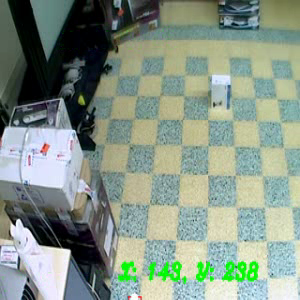
#> input picture frame 9 of output_car.avi, 300 x 300 px, given in place of car-overhead-1.avi, which was not available
$ python 'New Text Document.py'
#> lines starting #> are read from the running program, lines starting #| are printed output that depends on the picture; after the words box and inside, x2 and y2 are one past the last pixel; in counts of white or black regions, pixels touching at a corner belong together; pictures that were not available may be replaced by others from this repository, and a replacement may not be noted

import cv2
import numpy

def main():
#Captured the video file using the video capture , we can also use webcam for real time object tracking


    # Capturing the video file using video capture
    video_file = cv2.VideoCapture('car-overhead-1.avi');

    #reading the estimated area size to be tracked
    templte_image = cv2.imread('temp.jpg');
    #converting the image to numpy array
    image_numpy = numpy.array(templte_image);
    # Background sub. Helps us to remove existing backgroung from the image which helps us to get the moving foreground easily from the background.

    #to write the video as output file
    fourcc = cv2.VideoWriter_fourcc(*'XVID')

    #generate createBackgroundSubtractorMOG2 from last 700 frames
    back_sub = cv2.createBackgroundSubtractorMOG2(history=750,varThreshold=20, detectShadows=True)

    #creating kerel and gen_kernel can be used to squeeze the dimensions
    gen_kernel = numpy.ones((20,20),numpy.uint8)
    # Next we used numpy.ones() to squeez or modify the existing dimensions and return a new array

    output_car = cv2.VideoWriter('output_car.avi', fourcc, 20.0, (300,300))
    while(True):

        #capturing the video's each display_frame
        return_vid, display_frame = video_file.read()
#> display_frame is the input picture: shape (300, 300, 3); mean B, G, R 135.3, 149.1, 134

        # Tracked each frame of video


        #deduce foreground mask using each display_frame
        foreground_mask = back_sub.apply(display_frame)
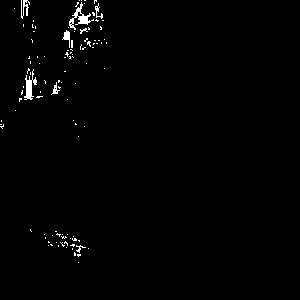
#> foreground_mask: shape (300, 300); values 127 (black) and 255 (white), 1.1% white in thin lines or dots, all inside (x1, y1, x2, y2) = (0, 0, 107, 263)
        # Deduced the foreground from the background


        foreground_mask = cv2.morphologyEx(foreground_mask, cv2.MORPH_CLOSE, gen_kernel)
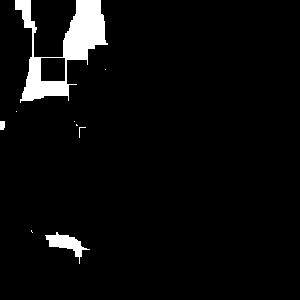
#> foreground_mask: shape (300, 300); values 127 (black) and 255 (white), 4.4% white; 9 white regions (6 under 20 px), largest, box (x1, y1, x2, y2) and area: (15, 0, 108, 103) 3438, (45, 232, 90, 264) 485, (0, 121, 5, 130) 43

       #removing noise
        foreground_mask = cv2.medianBlur(foreground_mask, 5)
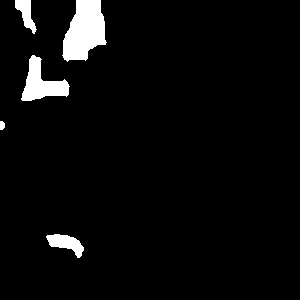
#> foreground_mask: shape (300, 300); values 127 (black) and 255 (white), 4.3% white; 5 white regions, box (x1, y1, x2, y2) and area: (62, 0, 107, 62) 1899, (21, 55, 70, 101) 1072, (46, 234, 84, 258) 468, (15, 0, 37, 34) 357, (0, 121, 5, 130) 39
        # Reduce the noise


        _, foreground_mask = cv2.threshold(foreground_mask,127,255,cv2.THRESH_BINARY)
#> foreground_mask: shape (300, 300); 4.3% white; 5 white regions

        # Find the index of the largest contour and draw bounding box
        foreground_max_border = foreground_mask

        contours, hierarchy = cv2.findContours(foreground_max_border,cv2.RETR_TREE,cv2.CHAIN_APPROX_SIMPLE)[-2:]
#> contours = 5 contours; box (x1, y1, x2, y2) and area: (62, 0, 107, 62) 1810, (21, 55, 70, 101) 992, (46, 234, 84, 258) 422, (15, 0, 37, 34) 312, (0, 121, 5, 130) 28

        areas = [cv2.contourArea(cont_) for cont_ in contours]
#> areas = [422, 28, 992, 1810.5, 312.5]


        #<1 means no countours exsiting in the display_frame
        if len(areas) < 1:

            #Showing resultant display_frame
            cv2.imshow('display_frame',display_frame)


            if cv2.waitKey(1) & 0xFF == ord('e'):
                break


            continue

        else:
            #detecting moving object inside the display_frame.


            if numpy.argmax(areas)>numpy.argmax(templte_image):

                highest_val_index = numpy.argmax(templte_image)
#> highest_val_index = 0
            else:
                highest_val_index = numpy.argmax(areas)
        #for the border around the mmoving object
        # Detected the index of largest moving object (contour) and enclosing it inside the bounding boxes .

        _contours = contours[highest_val_index]
        val_x,val_y,width,height  = cv2.boundingRect(_contours)
#> val_x = 46; val_y = 234; width = 38; height = 24
        cv2.rectangle(display_frame,(val_x,val_y),(val_x+width,val_y+height ),(0,0,2000),1)

        #for centre of the oject existing in the display_frame
        # Retrieve the centre of moving object and coordinates of its centre


        beta_x = val_x + int(width/2)
#> beta_x = 65

        beta_y = val_y + int(height /2)
#> beta_y = 246

        cv2.circle(display_frame,(beta_x,beta_y),4,(255,255,255),-1)
#> display_frame: shape (300, 300, 3); mean B, G, R 135.3, 149.2, 134.4

        #using put text to show the centre of object in side the display_frame
        text = "X: "       + str(beta_x) + ", Y: "           + str(beta_y)
#> text = 'X: 65, Y: 246'
        cv2.putText(display_frame, text, (beta_x - 10, beta_y - 10),
            cv2.FONT_HERSHEY_SCRIPT_COMPLEX, 0.6, (0, 255, 0), 2)
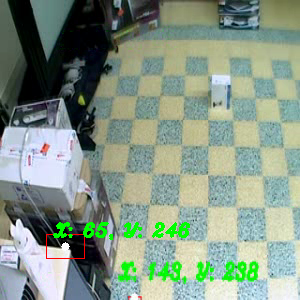
#> display_frame: shape (300, 300, 3); mean B, G, R 134.1, 150.5, 133.1

        if return_vid:
            vidio_output=cv2.resize(display_frame,(300,300))

            output_car.write(vidio_output)

        # showing frames
        cv2.imshow('display_frame',display_frame)

        #exiting the loop after pressing key
        if cv2.waitKey(1) & 0xFF == ord('e'):
#> (key e is pressed here)
            break

    #releasing the output file , releasing the video file , destroy all windows at end of execution
    video_file.release()
    output_car.release()
    cv2.destroyAllWindows()

main()

$ run again, starting later in the video
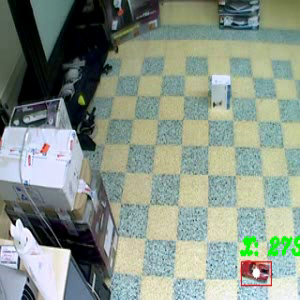
#> input picture frame 43 of output_car.avi, 300 x 300 px, given in place of car-overhead-1.avi, which was not available
#> in main, display_frame is the input picture: shape (300, 300, 3); mean B, G, R 135.6, 147.7, 134.9
#> in main, `foreground_mask = cv2.medianBlur(foreground_mask, 5)`:
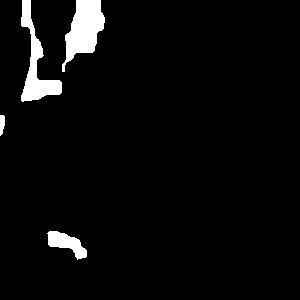
#> foreground_mask: shape (300, 300); values 127 (black) and 255 (white), 4.1% white; 4 white regions, box (x1, y1, x2, y2) and area: (62, 0, 105, 72) 1658, (21, 0, 62, 102) 1411, (47, 231, 87, 260) 572, (0, 115, 5, 136) 84
#> contours = 4 contours; box (x1, y1, x2, y2) and area: (62, 0, 105, 72) 1562, (21, 0, 62, 102) 1276, (47, 231, 87, 260) 520, (0, 115, 5, 136) 62
#> areas = [519.5, 61.5, 1562.5, 1276]
#> highest_val_index = 0
#> val_x = 47; val_y = 231; width = 40; height = 29
#> beta_x = 67
#> beta_y = 245
#> text = 'X: 67, Y: 245'
#> in main, `cv2.putText(display_frame, text, (beta_x - 10, beta_y - 10), cv2.FONT_..`:
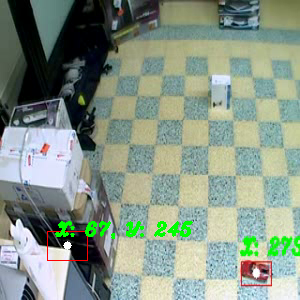
#> display_frame: shape (300, 300, 3); mean B, G, R 134.4, 149, 134.1

$ run again, starting later in the video
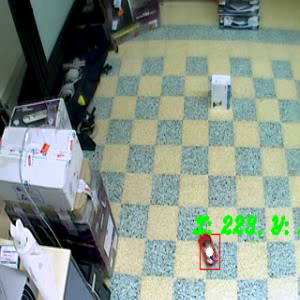
#> input picture frame 77 of output_car.avi, 300 x 300 px, given in place of car-overhead-1.avi, which was not available
#> in main, display_frame is the input picture: shape (300, 300, 3); mean B, G, R 136.6, 147.9, 134.1
#> in main, `foreground_mask = cv2.medianBlur(foreground_mask, 5)`:
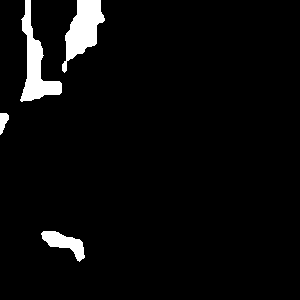
#> foreground_mask: shape (300, 300); values 127 (black) and 255 (white), 4.3% white; 4 white regions, box (x1, y1, x2, y2) and area: (62, 0, 105, 73) 1555, (20, 0, 62, 102) 1544, (41, 231, 85, 262) 614, (0, 113, 9, 135) 128
#> contours = 4 contours; box (x1, y1, x2, y2) and area: (62, 0, 105, 73) 1462, (20, 0, 62, 102) 1414, (41, 231, 85, 262) 558, (0, 113, 9, 135) 103
#> areas = [558.5, 103, 1461.5, 1414.5]
#> highest_val_index = 0
#> val_x = 41; val_y = 231; width = 44; height = 31
#> beta_x = 63
#> beta_y = 246
#> text = 'X: 63, Y: 246'
#> in main, `cv2.putText(display_frame, text, (beta_x - 10, beta_y - 10), cv2.FONT_..`:
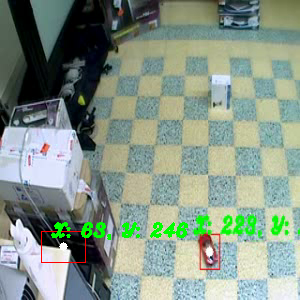
#> display_frame: shape (300, 300, 3); mean B, G, R 135.3, 149.3, 133.2
